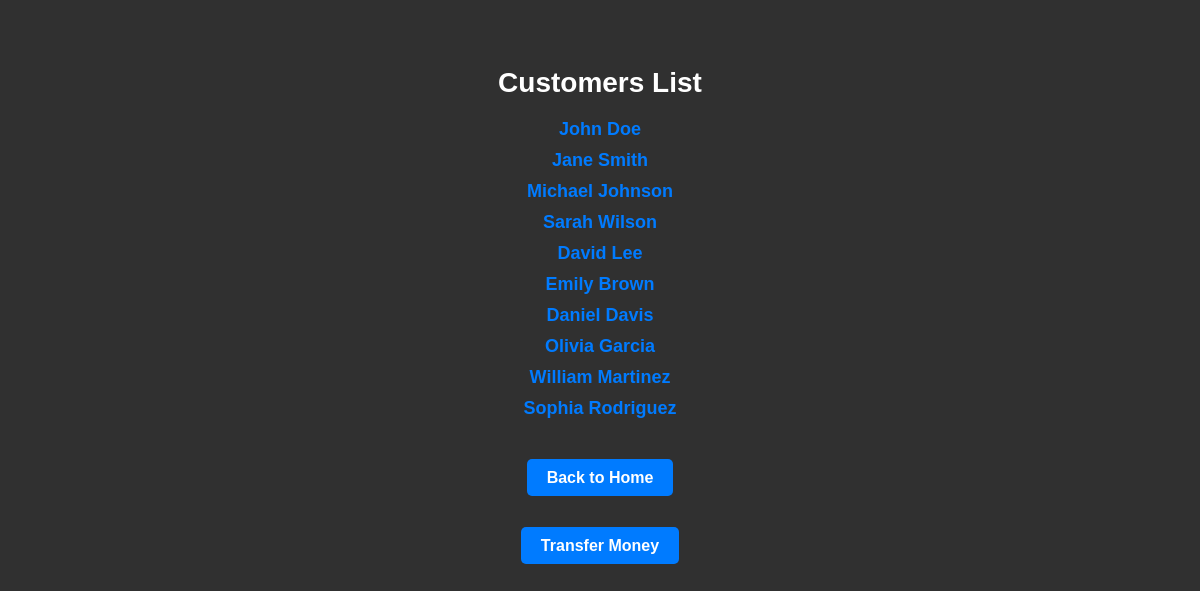
Page /view_customers/ on the committed database.
### banking_app/models.py (models this page shows, shortened)
class Customer(models.Model):
    name = models.CharField(max_length=100)
    email = models.EmailField(unique=True)
    balance = models.DecimalField(max_digits=10, decimal_places=2)

### banking_app/views.py (the view)
# urls.py: path('view_customers/', views.view_customers, name='view_customers'),
def view_customers(request):
    customers = Customer.objects.all()
    return render(request, 'banking_app/view_customers.html', {'customers': customers})

### banking_app/templates/banking_app/view_customers.html (shortened to what this page needs)
{% load static %}
<!DOCTYPE html>
<html lang="en">
<head>
    <link rel="stylesheet" type="text/css" href="{% static 'banking_app/css/styles_view_customers.css' %}">
</head>
<body>
    <h1>Customers List</h1>
    <ul>
        {% for customer in customers %}
            <li><a href="{% url 'view_customer' customer.id %}">{{ customer.name }}</a></li>
        {% endfor %}
    </ul>
    <p><a class="btn" href="{% url 'home' %}">Back to Home</a></p>
    <p><a class="btn" href="{% url 'transfer_money' %}">Transfer Money</a></p>
</body>
</html>

### banking_app/static/banking_app/css/styles_view_customers.css (style rules this page uses)
body { font-family: 'Arial', sans-serif; background-color: #303030; text-align: center; padding: 40px; }
h1 { color: #ffffff; font-size: 28px; margin-bottom: 20px; }
ul { list-style: none; padding: 0; }
li { font-size: 18px; margin: 10px 0; }
a { text-decoration: none; color: #007BFF; font-weight: bold; }
.btn { text-decoration: none; background-color: #007BFF; color: #fff; padding: 10px 20px; border-radius: 5px; font-weight: bold; transition: background-color 0.3s; }
p { margin-top: 50px; }

### rows in the picture
Customer: name "John Doe"
Customer: name "Jane Smith"
Customer: name "Michael Johnson"
Customer: name "Sarah Wilson"
Customer: name "David Lee"
Customer: name "Emily Brown"
Customer: name "Daniel Davis"
Customer: name "Olivia Garcia"
Customer: name "William Martinez"
Customer: name "Sophia Rodriguez"
